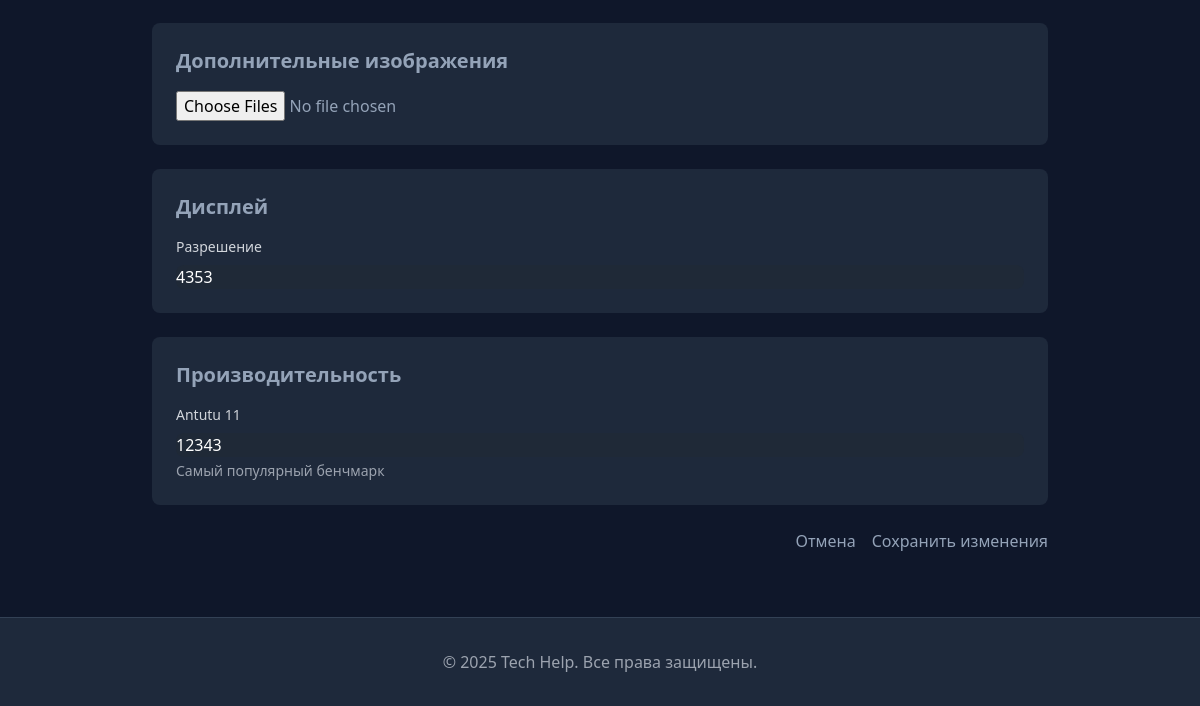
The app's page /devices/fdgdfg/edit/ (signed in, lower part), older data.
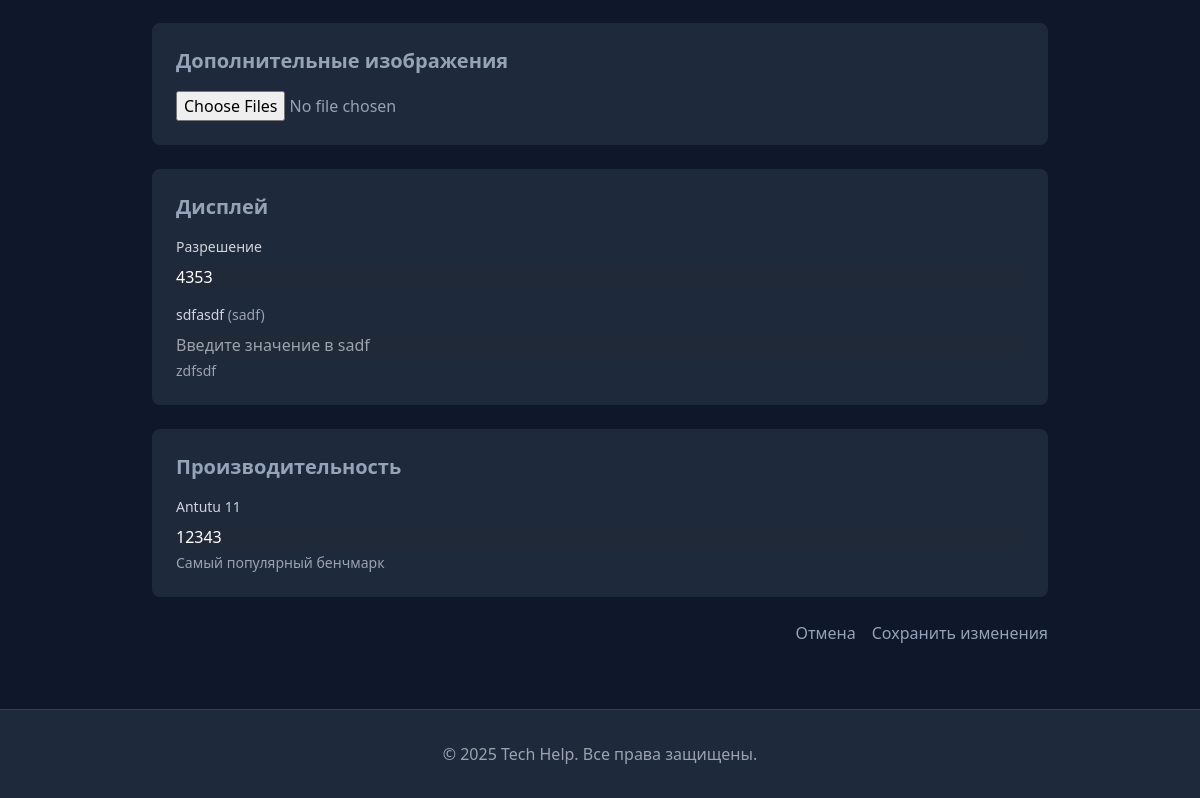
The same page, newer data.
### devices/models.py (models this page shows, shortened)
class SpecificationCategory(models.Model):
    name = models.CharField(max_length=100, verbose_name='Название')
    order = models.PositiveIntegerField(default=0, verbose_name='Порядок отображения')
    class Meta:
        verbose_name = 'Категория характеристик'
        verbose_name_plural = 'Категории характеристик'
        ordering = ['order']

class SpecificationField(models.Model):
    category = models.ForeignKey(
        SpecificationCategory,
        on_delete=models.CASCADE,
        related_name='fields',
        verbose_name='Категория'
    )
    name = models.CharField(max_length=100, verbose_name='Название')
    description = models.TextField(
        blank=True,
        verbose_name='Описание',
        help_text='Объяснение характеристики'
    )
    unit = models.CharField(
        max_length=20,
        blank=True,
        verbose_name='Единица измерения',
        help_text='Например: мм, кг, МГц'
    )
    order = models.PositiveIntegerField(default=0, verbose_name='Порядок отображения')
    is_higher_better = models.BooleanField(
        default=False,
        verbose_name="Чем выше тем лучше",
        help_text="Определяет выделение лучшего значения в сравнениях"
    )
    class Meta:
        verbose_name = 'Поле характеристики'
        verbose_name_plural = 'Поля характеристик'
        ordering = ['category', 'order']

### devices/views.py (the view)
# urls.py: path('<slug:slug>/edit/', views.device_edit, name='device_edit'),
@login_required
def device_edit(request, slug):
    device = get_object_or_404(Device, slug=slug)
    if request.method == 'POST':
        form = DeviceForm(request.POST, instance=device)
        formset = DeviceSpecificationFormSet(request.POST, instance=device)
        if form.is_valid():
            device = form.save(commit=False)
            if 'main_image' in request.FILES:
                device.main_image = request.FILES['main_image']
            device.save()
            for image in request.FILES.getlist('images'):
                DeviceImage.objects.create(device=device, image=image)
            if formset.is_valid():
                formset.save()
                messages.success(request, 'Устройство успешно обновлено.')
                return redirect('devices:device_detail', slug=device.slug)
    else:
        form = DeviceForm(instance=device)
        formset = DeviceSpecificationFormSet(instance=device)
    return render(request, 'devices/device_form.html', {
        'form': form,
        'formset': formset,
        'device': device,
        'title': 'Редактирование устройства',
        'categories': SpecificationCategory.objects.prefetch_related('fields').all()
    })

### devices/forms.py (shortened to what this page needs)
class DeviceForm(forms.ModelForm):
    class Meta:
        model = Device
        fields = ['name', 'category', 'description']
        widgets = {
            'name': forms.TextInput(attrs={
                'class': 'form-input w-full rounded-lg border-gray-700 bg-gray-800 text-white',
                'placeholder': 'Название устройства'
            }),
            'category': forms.Select(attrs={
                'class': 'form-select w-full rounded-lg border-gray-700 bg-gray-800 text-white'
            }),
            'description': forms.Textarea(attrs={
                'class': 'form-textarea w-full rounded-lg border-gray-700 bg-gray-800 text-white',
                'rows': 3,
                'placeholder': 'Описание устройства'
            }),
        }
    def __init__(self, *args, **kwargs):
        super().__init__(*args, **kwargs)
        for field in self.fields:
            if field != 'specifications':
                self.fields[field].widget.attrs.update({'class': 'form-input'})

### devices/models.py (called while the page is built)
    def __str__(self):
        return self.name

### templates/devices/device_form.html (shortened to what this page needs)
{% extends 'base.html' %}
{% load static %}
{% block content %}
<div class="container mx-auto px-4 py-8">
    <div class="max-w-4xl mx-auto">
        <form method="post" enctype="multipart/form-data" class="space-y-6">
            <div class="bg-slate-800 rounded-lg p-6">
                <h2 class="text-xl font-semibold mb-4">Дополнительные изображения</h2>
                <input type="file"
                       name="images"
                       multiple
                       accept="image/*"
                       class="form-input w-full">
            </div>
            <div class="space-y-6">
                {% for category, forms in formset.categories.items %}
                <div class="bg-slate-800 rounded-lg p-6">
                    <h2 class="text-xl font-semibold mb-4">{{ category.name }}</h2>
                    <div class="space-y-4">
                        {% for form in forms %}
                        <div class="flex items-start gap-4">
                            <div class="flex-grow">
                                <label class="block text-sm font-medium text-gray-300 mb-2">
                                    {{ form.instance.field.name }}
                                    {% if form.instance.field.unit %}
                                    <span class="text-gray-400">({{ form.instance.field.unit }})</span>
                                    {% endif %}
                                </label>
                                {{ form.value }}
                                {% if form.instance.field.description %}
                                <p class="mt-1 text-sm text-gray-400">{{ form.instance.field.description }}</p>
                                {% endif %}
                            </div>
                        </div>
                        {% endfor %}
                    </div>
                </div>
                {% endfor %}
            </div>
            <div class="flex justify-end gap-4">
                <a href="{% url 'devices:device_list' %}"
                   class="btn-secondary">
                    Отмена
                </a>
                <button type="submit" class="btn-primary">
                    {% if device %}Сохранить изменения{% else %}Создать устройство{% endif %}
                </button>
            </div>
        </form>
    </div>
</div>
{% endblock %}

Row changes from the older to the newer data that the page shows:
added SpecificationField: instance.field.name "sdfasdf", instance.field.unit "sadf", instance.field.description "zdfsdf"
